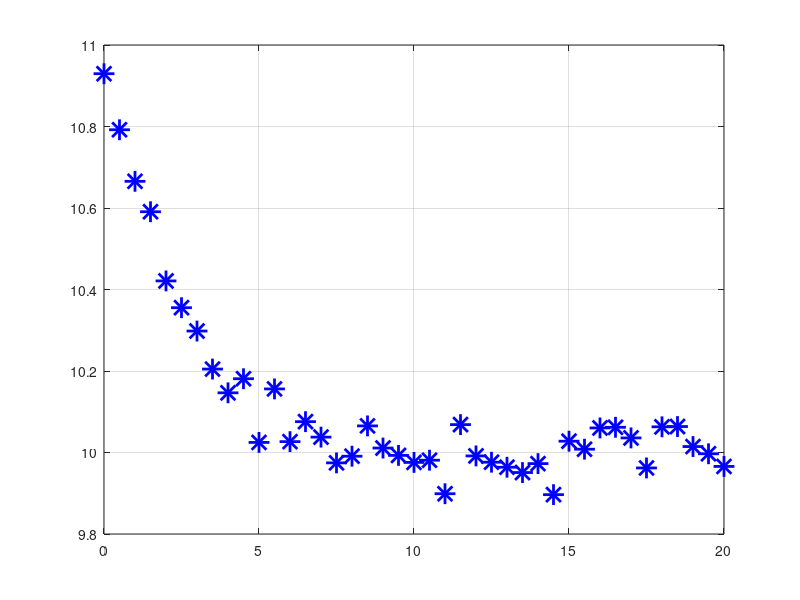

The MATLAB source for this figure: (Note: this script raises an error after producing the figure.)
% Uses fitnlm() to fit a non-linear model (an exponential decay curve) through noisy data.
% Requires the Statistics and Machine Learning Toolbox, which is where fitnlm() is contained.
% Initialization steps.
clc;    % Clear the command window.
close all;  % Close all figures (except those of imtool.)
clear;  % Erase all existing variables. Or clearvars if you want.
workspace;  % Make sure the workspace panel is showing.
format long g;
format compact;
fontSize = 20;

% Create the X coordinates from 0 to 20 every 0.5 units.
X = 0 : 0.5 : 20;

% Define function that the X values obey.
a = 10 % Arbitrary sample values I picked.
b = 0.4
Y = a + exp(-X * b); % Get a vector.  No noise in this Y yet.

% Add noise to Y.
Y = Y + 0.05 * randn(1, length(Y));
% Now we have noisy training data that we can send to fitnlm().
% Plot the noisy initial data.
plot(X, Y, 'b*', 'LineWidth', 2, 'MarkerSize', 15);
grid on;

% Convert X and Y into a table, which is the form fitnlm() likes the input data to be in.
tbl = table(X', Y');
% Define the model as Y = a + exp(-b*x)
% Note how this "x" of modelfun is related to big X and big Y.
% x((:, 1) is actually X and x(:, 2) is actually Y - the first and second columns of the table.
modelfun = @(b,x) b(1) + b(2) * exp(-b(3)*x(:, 1));  
beta0 = [10, .4, 1]; % Guess values to start with.  Just make your best guess.
% Now the next line is where the actual model computation is done.
mdl = fitnlm(tbl, modelfun, beta0);
% Now the model creation is done and the coefficients have been determined.
% YAY!!!!

% Extract the coefficient values from the the model object.
% The actual coefficients are in the "Estimate" column of the "Coefficients" table that's part of the mode.
coefficients = mdl.Coefficients{:, 'Estimate'}
% Create smoothed/regressed data using the model:
yFitted = coefficients(1) + coefficients(2) * exp(-coefficients(3)*X);
% Now we're done and we can plot the smooth model as a red line going through the noisy blue markers.
hold on;
plot(X, yFitted, 'r-', 'LineWidth', 2);
grid on;
title('Exponential Regression with fitnlm()', 'FontSize', fontSize);
xlabel('X', 'FontSize', fontSize);
ylabel('Y', 'FontSize', fontSize);
legendHandle = legend('Noisy Y', 'Fitted Y', 'Location', 'north');
legendHandle.FontSize = 25;

% Set up figure properties:
% Enlarge figure to full screen.
set(gcf, 'Units', 'Normalized', 'OuterPosition', [0 0 1 1]);
% Get rid of tool bar and pulldown menus that are along top of figure.
% set(gcf, 'Toolbar', 'none', 'Menu', 'none');
% Give a name to the title bar.
set(gcf, 'Name', 'Demo by ImageAnalyst', 'NumberTitle', 'Off') 


